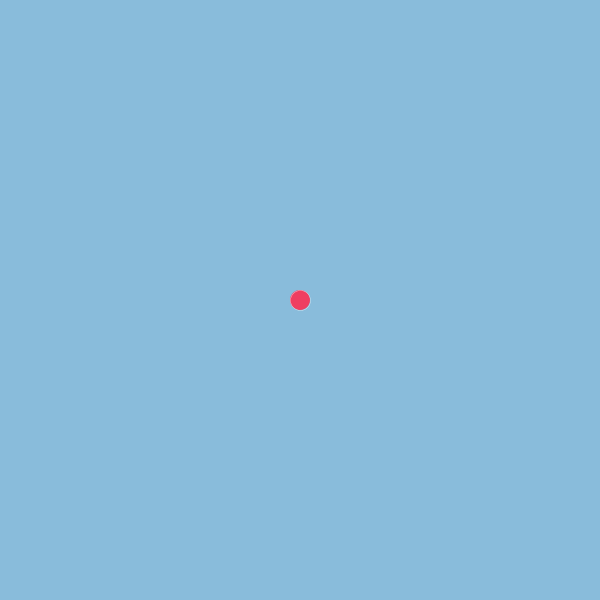
Frame 1 (no input)
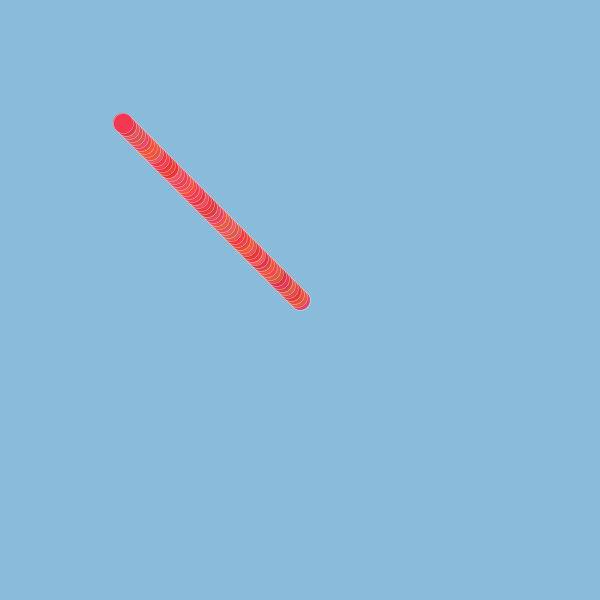
Frame 60 (the mouse pressed at the canvas centre just before this capture)
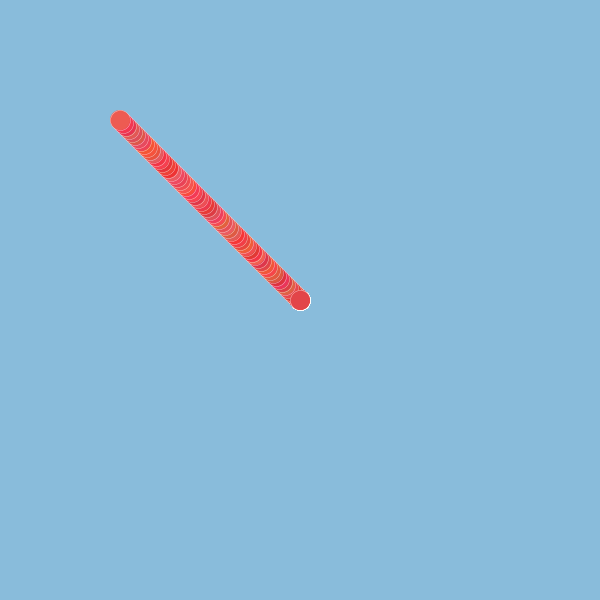
Frame 120 (the mouse held since frame 60 and released just before this capture)

The Processing sketch that drew these frames (run headless with seeded random() and noise(); from frame 60 on, the mouse is pressed at the canvas centre):

// Processing sketch: processing_133512
// ── processing_133512.pde

float x=300;
float y=300;
float a=map(mouseX,0,600,600,0);
float b=map(mouseY,0,600,600,0);
void setup(){
size(600,600);
background(137,188,219);
}

void draw(){
stroke(255);
strokeWeight(0.3);
fill(random(220,250),random(50,100),random(50,100));
ellipse(x,y,20,20);
if(mouseX<x){
x=x-(a/200);
}
if(mouseX>x){
x=x+(a/200);
}
if(mouseY<y){
y=y-(b/200);
}
if(mouseY>y){
y=y+(b/200);
}
if(x<10 || x>590 || y<10 || y>590){
x=300;
y=300;
}
if(mousePressed){
x=mouseX;
y=mouseY;
}
}
